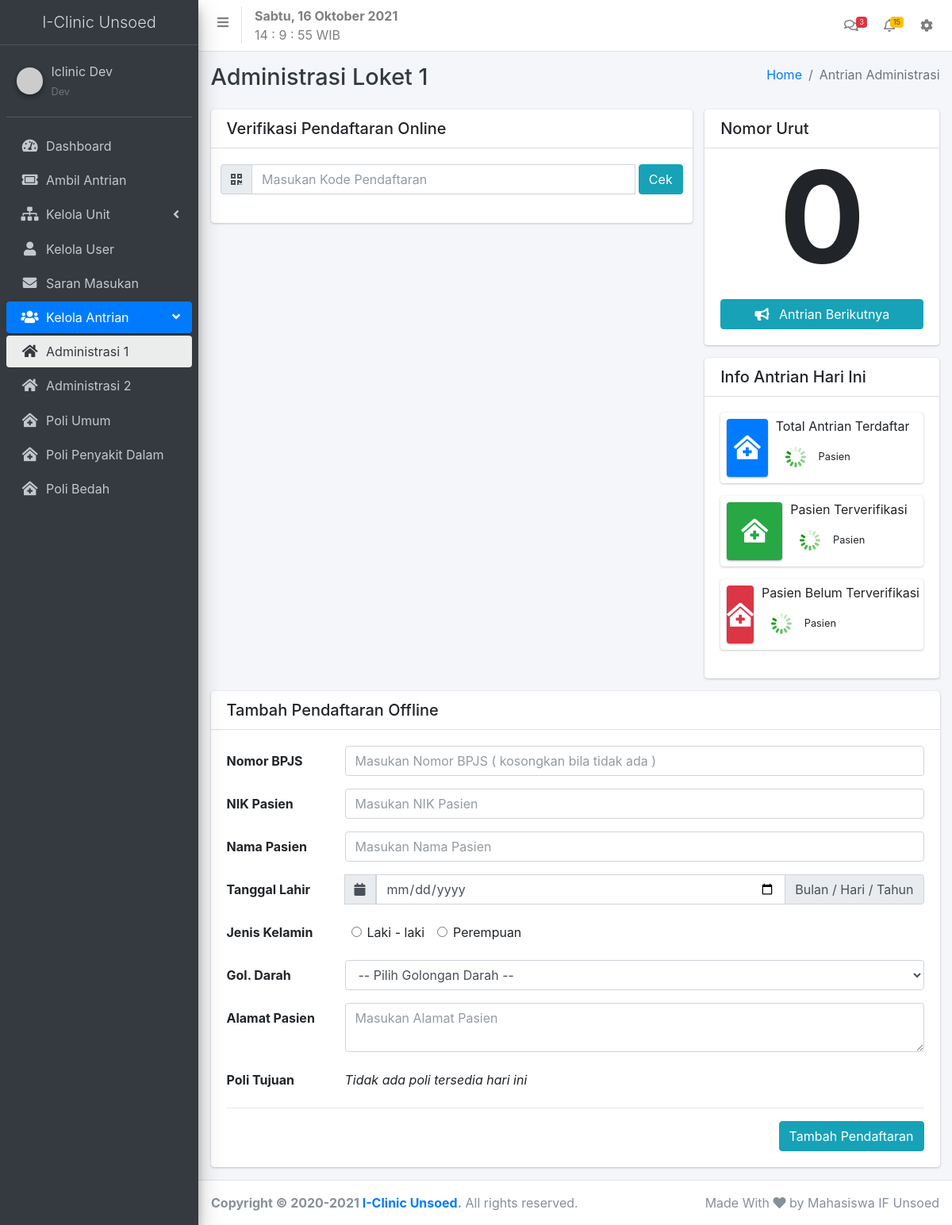
The page /admin/queue.php?queue=administrasi&data=1&id=2 (signed in) on the database its author committed.
### tables this page shows
CREATE TABLE `tb_loket_administrasi` (
  `id` int(11) NOT NULL,
  `no_loket` int(3) NOT NULL,
  `id_assigned_user` int(11) NOT NULL
);

CREATE TABLE `tb_unit` (
  `id` int(11) NOT NULL,
  `nama_unit` varchar(50) NOT NULL,
  `id_akun_dokter` int(11) DEFAULT NULL,
  `max_kuota` int(3) DEFAULT NULL,
  `unit_status` varchar(15) DEFAULT NULL
);

CREATE TABLE `tb_counter` (
  `id` int(11) NOT NULL,
  `id_unit` int(11) NOT NULL,
  `nomor_antrian` int(3) NOT NULL,
  `no_loket` int(2) NOT NULL,
  `tanggal_pengoperasian` date NOT NULL
);

### admin/queue.php (the view, shortened to what the rows shown need)
<?php
require '../utility/function.php';
$queue = $_GET['queue'];
$data = $_GET['data'];
    if($queue == 'administrasi'){
      if($_SESSION['role']=='dokter'){
        header("Location:./dashboard.php");die;
      }else{
        $nomor_antrian_terakhir = select("SELECT nomor_antrian FROM tb_counter WHERE id_unit = 1")[0]['nomor_antrian'];
        $nama_hari_ini = strftime("%A",time());
        $poli_tersedia_hari_ini = select("SELECT tb_jadwal.id as id_jadwal,tb_jadwal.waktu_praktek,tb_unit.nama_unit,tb_biodata_user.nama as nama_dokter
                                  FROM tb_jadwal JOIN tb_unit ON tb_jadwal.id_unit = tb_unit.id JOIN tb_akun_user ON tb_unit.id_akun_dokter = tb_akun_user.id
                                  JOIN tb_biodata_user ON tb_akun_user.id = tb_biodata_user.id_akun WHERE tb_jadwal.hari_praktek = '$nama_hari_ini'
                                  AND tb_jadwal.status_jadwal = 'Aktif'");
        if($_SESSION['role']=='kepala klinik' || $_SESSION['role']=='dev'){
          $id_akun_adm = $_GET['id'];
        }else{
          $id_akun_adm = $_SESSION['user_id'];
        }
        $nomer_loket = select("SELECT no_loket FROM tb_loket_administrasi WHERE id_assigned_user = $id_akun_adm")[0]['no_loket'];
      }
    }
?>
<!DOCTYPE html>
<html lang="en">
<head>
  <link rel="stylesheet" href="../src/plugins/fontawesome-free/css/all.min.css">
  <link rel="stylesheet" href="../src/css/adminlte.min.css">
  <link rel="stylesheet" href="../src/plugins/datatables-bs4/css/dataTables.bootstrap4.min.css">
  <link rel="stylesheet" href="../src/plugins/datatables-responsive/css/responsive.bootstrap4.min.css">
</head>
<body class="hold-transition sidebar-mini">
<div class="wrapper">
<?php require '../components/admin/sidebar.php' ?>
  <div class="content-wrapper">
    <div class="content-header">
      <div class="container-fluid">
        <div class="row mb-2">
          <div class="col-sm-6">
            <h1 class="m-0 text-dark" style="text-transform: capitalize;"><?= $queue=='poli'? 'Poli '.$data :'Administrasi' ?> <?= isset($nomer_loket)?'Loket '.$nomer_loket:''; ?></h1>
          </div>
        </div>
      </div>
    </div>
    <div class="content">
      <div class="container-fluid">
      <?php if($queue == 'administrasi' ) :?>
        <div class="row">
          <div class="col-md-8">
            <div class="card verifikasi-pendaftaran-box">
              <div class="card-header">
                <div class="d-flex justify-content-between ">
                  <h5 class="my-auto">Verifikasi Pendaftaran Online</h5>
                </div>
              </div>
              <div class="card-body">
                <div class="form-group row">
                  <div class="input-group">
                      <div class="input-group-prepend">
                          <span class="input-group-text"><i class="fa fa-qrcode"></i></span>
                      </div>
                      <input type="text" class="form-control mr-1" name="kd_pendaftaran_input" placeholder="Masukan Kode Pendaftaran">
                      <button class="btn btn-info cek-btn">Cek</button>
                  </div>
                </div>
              </div>
            </div>
          </div>
          <div class="col-md-4">
            <div class="card ">
              <div class="card-header">
                <div class="d-flex justify-content-between ">
                  <h5 class="my-auto" >Nomor Urut</h5>
                </div>
              </div>
              <div class="card-body text-center">
                  <h1 class="font-weight-bold counter-display" style="font-size: 10rem;margin-top:-30px;"><?= $nomor_antrian_terakhir; ?></h1>
                    <button class="btn btn-info w-100 next-btn"><i class="fa fa-bullhorn mr-2"></i> Antrian Berikutnya</button>
              </div>
            </div>
            <div class="card ">
              <div class="card-header">
                <div class="d-flex justify-content-between ">
                  <h5 class="my-auto" >Info Antrian Hari Ini</h5>
                </div>
              </div>
              <div class="card-body">
                <div class="info-box">
                  <span class="info-box-icon bg-primary elevation-1"><i class="fas fa-clinic-medical"></i></span>
                  <div class="info-box-content">
                    <span class="info-box-text">Total Antrian Terdaftar</span>
                    <span class="info-box-number">
                      <span class="antrian_terdaftar">
                        <img src="../src/images/Spinner-1s-200px.svg" alt="" class="loading">
                      </span>
                      <small>Pasien</small>
                    </span>
                  </div>
                </div>
                <div class="info-box">
                  <span class="info-box-icon bg-success elevation-1"><i class="fas fa-clinic-medical"></i></span>
                  <div class="info-box-content">
                    <span class="info-box-text">Pasien Terverifikasi</span>
                    <span class="info-box-number">
                      <span class="pasien_terverifikasi">
                        <img src="../src/images/Spinner-1s-200px.svg" alt="" class="loading">
                      </span>
                      <small>Pasien</small>
                    </span>
                  </div>
                </div>
                <div class="info-box">
                  <span class="info-box-icon bg-danger elevation-1"><i class="fas fa-clinic-medical"></i></span>
                  <div class="info-box-content">
                    <span class="info-box-text">Pasien Belum Terverifikasi</span>
                    <span class="info-box-number">
                      <span class="pasien_belum_verifikasi">
                        <img src="../src/images/Spinner-1s-200px.svg" alt="" class="loading">
                      </span>
                      <small>Pasien</small>
                    </span>
                  </div>
                </div>
              </div>
            </div>
          </div>
          <div class="col-12">
            <div class="card ">
              <div class="card-header">
                <div class="d-flex justify-content-between ">
                  <h5 class="my-auto">Tambah Pendaftaran Offline</h5>
                </div>
              </div>
              <div class="card-body">
                <form action="" method="POST">
                  <div class="form-group row">
                    <label for="nomor_bpjs" class="col-sm-2 col-form-label">Nomor BPJS</label>
                    <div class="col-sm-10">
                      <input type="number" class="form-control" id="nomor_bpjs" name="nomor_bpjs" placeholder="Masukan Nomor BPJS ( kosongkan bila tidak ada )">
                    </div>
                  </div>
                  <div class="form-group row">
                    <label for="nik_pasien" class="col-sm-2 col-form-label">NIK Pasien</label>
                    <div class="col-sm-10">
                      <input type="number" class="form-control" id="nik_pasien" name="nik_pasien" placeholder="Masukan NIK Pasien" required>
                    </div>
                  </div>
                  <div class="form-group row">
                    <label for="nama_pasien" class="col-sm-2 col-form-label">Nama Pasien</label>
                    <div class="col-sm-10">
                      <input type="text" class="form-control" id="nama_pasien" name="nama_pasien" placeholder="Masukan Nama Pasien" required>
                    </div>
                  </div>
                  <div class="form-group row">
                    <label for="tanggal_lahir" class="col-sm-2 col-form-label">Tanggal Lahir</label>
                    <div class="col-sm-10">
                      <div class="input-group">
                        <div class="input-group-append">
                            <div class="input-group-text"><i class="fa fa-calendar"></i></div>
                        </div>
                        <input type="date" class="form-control" id="tanggal_lahir" name="tanggal_lahir" required>
                        <div class="input-group-append">
                            <div class="input-group-text">Bulan / Hari / Tahun</div>
                        </div>
                      </div>
                    </div>
                  </div>
                  <div class="form-group row">
                    <label class="col-sm-2 col-form-label">Jenis Kelamin </label>
                    <div class="col-sm-10 d-flex flex-row">
                        <div class="form-check my-auto mx-2">
                          <input class="form-check-input" type="radio" name="jenis_kelamin" id="laki - laki" value="Laki - laki" required>
                          <label class="form-check-label" for="laki - laki">Laki - laki</label>
                        </div>
                        <div class="form-check my-auto mx-2">
                          <input class="form-check-input" type="radio" name="jenis_kelamin" id="perempuan" value="Perempuan">
                          <label class="form-check-label" for="perempuan">Perempuan</label>
                        </div>
                    </div>
                  </div>
                  <div class="form-group row">
                    <label for="gol_darah" class="col-sm-2 col-form-label">Gol. Darah</label>
                    <div class="col-sm-10">
                      <div class="input-group">
                        <select class="form-control" id="gol_darah" name="gol_darah" required>
                          <option hidden="" value="">-- Pilih Golongan Darah --</option>
                        </select>
                      </div>
                    </div>
                  </div>
                  <div class="form-group row">
                    <label for="alamat" class="col-sm-2 col-form-label">Alamat Pasien</label>
                    <div class="col-sm-10">
                      <textarea class="form-control" id="alamat" name="alamat" placeholder="Masukan Alamat Pasien" required></textarea>
                    </div>
                  </div>
                  <div class="form-group row">
                    <label for="id_jadwal" class="col-sm-2 col-form-label">Poli Tujuan</label>
                    <div class="col-sm-10 d-flex flex-row">
                        <?php if(count($poli_tersedia_hari_ini)>0) :?>
                          <?php foreach($poli_tersedia_hari_ini as $poli) :?>
                            <div class="form-check my-auto mr-3">
                              <input class="form-check-input" type="radio" name="id_jadwal" id="<?= $poli['nama_unit']; ?>" value="<?= $poli['id_jadwal']; ?>" required>
                              <label class="form-check-label" for="<?= $poli['nama_unit']; ?>">
                                Poli <?= $poli['nama_unit']; ?> (<?= $poli['nama_dokter']; ?>) <br/>
                                <?= date("H:i", strtotime($poli['waktu_praktek']));  ?> WIB
                              </label>
                            </div>
                          <?php endforeach; ?>
                        <?php else :?>
                          <span class="d-inline-block my-auto font-italic">Tidak ada poli tersedia hari ini</span>
                        <?php endif; ?>
                    </div>
                  </div>
                  <hr>
                  <div class="d-flex justify-content-end mt-3">
                    <button class="btn btn-info" type="submit" name="tambah_pendaftaran">Tambah Pendaftaran</button>
                  </div>
                </form>
              </div>
            </div>
          </div>
        </div>
      <?php endif ;?>
      </div>
    </div>
  </div>
</div>
</body>
</html>

### components/admin/sidebar.php (shortened to what the rows shown need)
<?php
if(isset($_GET['queue'])){
  $queue = $_GET['queue'];
}else{
  $queue = null;
}
if($_SESSION['role'] === 'dev' || $_SESSION['role'] === 'kepala klinik'){
  $list_poli_klinik = select("SELECT id,nama_unit FROM tb_unit WHERE id>1");
  $list_loket_administrasi = select("SELECT id_assigned_user,no_loket FROM tb_loket_administrasi");
}elseif($_SESSION['role'] === 'petugas administrasi'){
  $list_poli_klinik = [];
  $id_akun_adm = $_SESSION['user_id'];
  $akun_adm_assigned = select("SELECT id FROM tb_loket_administrasi WHERE id_assigned_user = $id_akun_adm");
}elseif(strpos($_SESSION['role'],'dokter')!==false){
  $user_id = $_SESSION['user_id'];
  $list_poli_klinik = select("SELECT id,nama_unit FROM tb_unit WHERE id_akun_dokter = $user_id");
}
?>
<aside class="main-sidebar sidebar-dark-primary elevation-4">
    <div class="sidebar">
      <nav class="mt-2">
        <ul class="nav nav-pills nav-sidebar flex-column" data-widget="treeview" role="menu" data-accordion="false">
          <?php if($_SESSION['role']!='antrian adm') :?>
          <li class="nav-item has-treeview <?= ($queue=='administrasi' || $queue=='poli')? 'menu-open' : '' ?>">
            <ul class="nav nav-treeview">
              <?php if($_SESSION['role'] == 'petugas administrasi') :?>
                <li class="nav-item">
                  <?php if(count($akun_adm_assigned)>0) :?>
                    <a href="queue.php?queue=administrasi&data=adm" class="nav-link <?= ($queue=='administrasi')? 'active' : '' ?>">
                      <i class="fa fa-home nav-icon"></i>
                      <p>Administrasi</p>
                    </a>
                  <?php else :?>
                    <a href="javascript:void(0)"  class="nav-link">
                      <i class="fa fa-times nav-icon"></i>
                      <p>Administrasi</p>
                    </a>
                  <?php endif; ?>
                </li>
              <?php elseif($_SESSION['role'] === 'dev' || $_SESSION['role'] === 'kepala klinik') :?>
                <?php foreach($list_loket_administrasi as $loket_adm) :?>
                  <li class="nav-item">
                      <a href="queue.php?queue=administrasi&data=<?= $loket_adm['no_loket']; ?>&id=<?= $loket_adm['id_assigned_user']; ?>" class="nav-link <?= ($queue=='administrasi' && $data == $loket_adm['no_loket'])? 'active' : '' ?>">
                        <i class="fa fa-home nav-icon"></i>
                        <p>Administrasi <?= $loket_adm['no_loket']; ?></p>
                      </a>
                  </li>
                <?php endforeach; ?>
              <?php endif; ?>
              <?php foreach($list_poli_klinik as $poli) :?>
              <li class="nav-item">
                <a href="queue.php?queue=poli&data=<?= strtolower($poli['nama_unit']); ?>&id=<?= ($poli['id']); ?>" class="nav-link <?= ($data == strtolower($poli['nama_unit']))? 'active' : '' ?>">
                  <i class="fas fa-clinic-medical nav-icon"></i>
                  <p>
                    Poli <?= $poli['nama_unit']; ?>
                  </p>
                </a>
              </li>
              <?php endforeach; ?>
            </ul>
          </li>
          <?php endif; ?>
        </ul>
      </nav>
    </div>
</aside>

### rows shown on the page
tb_loket_administrasi: no_loket "1"
tb_loket_administrasi: no_loket "2"
tb_unit: nama_unit "Umum"
tb_unit: nama_unit "Penyakit Dalam"
tb_unit: nama_unit "Bedah"
tb_counter: nomor_antrian "0"

### other values the page prints
$_SESSION['user_name'] "Iclinic Dev"
$_SESSION['role'] "Dev"
